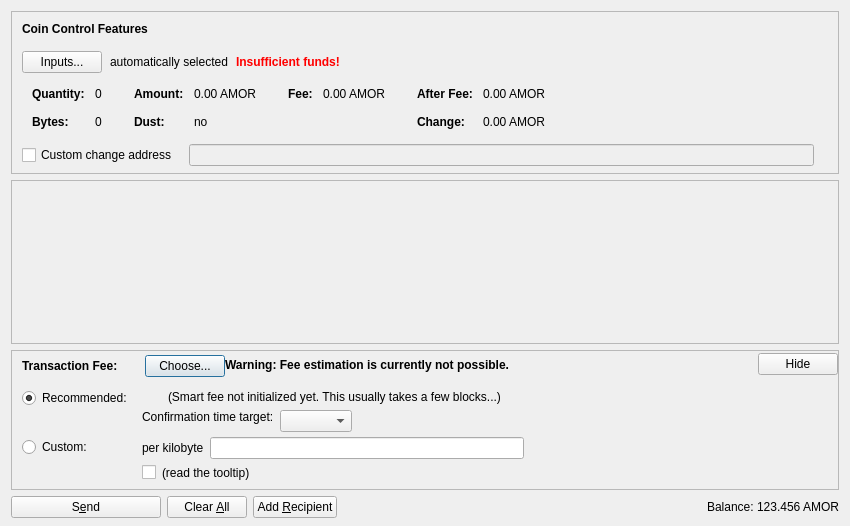
<?xml version="1.0" encoding="UTF-8"?>
<ui version="4.0">
 <class>SendCoinsDialog</class>
 <widget class="QDialog" name="SendCoinsDialog">
  <property name="geometry">
   <rect>
    <x>0</x>
    <y>0</y>
    <width>850</width>
    <height>526</height>
   </rect>
  </property>
  <property name="windowTitle">
   <string>Send Coins</string>
  </property>
  <layout class="QVBoxLayout" name="verticalLayout" stretch="0,1,0,0">
   <property name="bottomMargin">
    <number>8</number>
   </property>
   <item>
    <widget class="QFrame" name="frameCoinControl">
     <property name="sizePolicy">
      <sizepolicy hsizetype="Expanding" vsizetype="Expanding">
       <horstretch>0</horstretch>
       <verstretch>0</verstretch>
      </sizepolicy>
     </property>
     <property name="maximumSize">
      <size>
       <width>16777215</width>
       <height>16777215</height>
      </size>
     </property>
     <property name="frameShape">
      <enum>QFrame::StyledPanel</enum>
     </property>
     <property name="frameShadow">
      <enum>QFrame::Sunken</enum>
     </property>
     <layout class="QVBoxLayout" name="verticalLayoutCoinControl2">
      <property name="spacing">
       <number>0</number>
      </property>
      <property name="leftMargin">
       <number>0</number>
      </property>
      <property name="topMargin">
       <number>0</number>
      </property>
      <property name="rightMargin">
       <number>0</number>
      </property>
      <property name="bottomMargin">
       <number>6</number>
      </property>
      <item>
       <layout class="QVBoxLayout" name="verticalLayoutCoinControl" stretch="0,0,0,0,1">
        <property name="spacing">
         <number>0</number>
        </property>
        <property name="leftMargin">
         <number>10</number>
        </property>
        <property name="topMargin">
         <number>10</number>
        </property>
        <item>
         <layout class="QHBoxLayout" name="horizontalLayoutCoinControl1">
          <property name="bottomMargin">
           <number>15</number>
          </property>
          <item>
           <widget class="QLabel" name="labelCoinControlFeatures">
            <property name="sizePolicy">
             <sizepolicy hsizetype="Preferred" vsizetype="Maximum">
              <horstretch>0</horstretch>
              <verstretch>0</verstretch>
             </sizepolicy>
            </property>
            <property name="font">
             <font>
              <weight>75</weight>
              <bold>true</bold>
             </font>
            </property>
            <property name="styleSheet">
             <string notr="true">font-weight:bold;</string>
            </property>
            <property name="text">
             <string>Coin Control Features</string>
            </property>
           </widget>
          </item>
         </layout>
        </item>
        <item>
         <layout class="QHBoxLayout" name="horizontalLayoutCoinControl2" stretch="0,0,0,0">
          <property name="spacing">
           <number>8</number>
          </property>
          <property name="bottomMargin">
           <number>10</number>
          </property>
          <item>
           <widget class="QPushButton" name="pushButtonCoinControl">
            <property name="styleSheet">
             <string notr="true"/>
            </property>
            <property name="text">
             <string>Inputs...</string>
            </property>
            <property name="autoDefault">
             <bool>false</bool>
            </property>
           </widget>
          </item>
          <item>
           <widget class="QLabel" name="labelCoinControlAutomaticallySelected">
            <property name="text">
             <string>automatically selected</string>
            </property>
            <property name="margin">
             <number>5</number>
            </property>
           </widget>
          </item>
          <item>
           <widget class="QLabel" name="labelCoinControlInsuffFunds">
            <property name="font">
             <font>
              <weight>75</weight>
              <bold>true</bold>
             </font>
            </property>
            <property name="styleSheet">
             <string notr="true">color:red;font-weight:bold;</string>
            </property>
            <property name="text">
             <string>Insufficient funds!</string>
            </property>
            <property name="margin">
             <number>5</number>
            </property>
           </widget>
          </item>
          <item>
           <spacer name="horizontalSpacerCoinControl">
            <property name="orientation">
             <enum>Qt::Horizontal</enum>
            </property>
            <property name="sizeHint" stdset="0">
             <size>
              <width>40</width>
              <height>1</height>
             </size>
            </property>
           </spacer>
          </item>
         </layout>
        </item>
        <item>
         <widget class="QWidget" name="widgetCoinControl" native="true">
          <property name="sizePolicy">
           <sizepolicy hsizetype="Preferred" vsizetype="Preferred">
            <horstretch>0</horstretch>
            <verstretch>0</verstretch>
           </sizepolicy>
          </property>
          <property name="minimumSize">
           <size>
            <width>0</width>
            <height>0</height>
           </size>
          </property>
          <property name="styleSheet">
           <string notr="true"/>
          </property>
          <layout class="QHBoxLayout" name="horizontalLayoutCoinControl5">
           <property name="leftMargin">
            <number>0</number>
           </property>
           <property name="topMargin">
            <number>0</number>
           </property>
           <property name="rightMargin">
            <number>0</number>
           </property>
           <property name="bottomMargin">
            <number>0</number>
           </property>
           <item>
            <layout class="QHBoxLayout" name="horizontalLayoutCoinControl3" stretch="0,0,0,1">
             <property name="spacing">
              <number>20</number>
             </property>
             <property name="topMargin">
              <number>0</number>
             </property>
             <property name="bottomMargin">
              <number>10</number>
             </property>
             <item>
              <layout class="QFormLayout" name="formLayoutCoinControl1">
               <property name="horizontalSpacing">
                <number>10</number>
               </property>
               <property name="verticalSpacing">
                <number>14</number>
               </property>
               <property name="leftMargin">
                <number>10</number>
               </property>
               <property name="topMargin">
                <number>4</number>
               </property>
               <property name="rightMargin">
                <number>6</number>
               </property>
               <item row="0" column="0">
                <widget class="QLabel" name="labelCoinControlQuantityText">
                 <property name="font">
                  <font>
                   <weight>75</weight>
                   <bold>true</bold>
                  </font>
                 </property>
                 <property name="text">
                  <string>Quantity:</string>
                 </property>
                 <property name="margin">
                  <number>0</number>
                 </property>
                </widget>
               </item>
               <item row="0" column="1">
                <widget class="QLabel" name="labelCoinControlQuantity">
                 <property name="cursor">
                  <cursorShape>IBeamCursor</cursorShape>
                 </property>
                 <property name="contextMenuPolicy">
                  <enum>Qt::ActionsContextMenu</enum>
                 </property>
                 <property name="text">
                  <string notr="true">0</string>
                 </property>
                 <property name="margin">
                  <number>0</number>
                 </property>
                 <property name="textInteractionFlags">
                  <set>Qt::LinksAccessibleByMouse|Qt::TextSelectableByKeyboard|Qt::TextSelectableByMouse</set>
                 </property>
                </widget>
               </item>
               <item row="1" column="0">
                <widget class="QLabel" name="labelCoinControlBytesText">
                 <property name="font">
                  <font>
                   <weight>75</weight>
                   <bold>true</bold>
                  </font>
                 </property>
                 <property name="text">
                  <string>Bytes:</string>
                 </property>
                </widget>
               </item>
               <item row="1" column="1">
                <widget class="QLabel" name="labelCoinControlBytes">
                 <property name="cursor">
                  <cursorShape>IBeamCursor</cursorShape>
                 </property>
                 <property name="contextMenuPolicy">
                  <enum>Qt::ActionsContextMenu</enum>
                 </property>
                 <property name="text">
                  <string notr="true">0</string>
                 </property>
                 <property name="textInteractionFlags">
                  <set>Qt::LinksAccessibleByMouse|Qt::TextSelectableByKeyboard|Qt::TextSelectableByMouse</set>
                 </property>
                </widget>
               </item>
              </layout>
             </item>
             <item>
              <layout class="QFormLayout" name="formLayoutCoinControl2">
               <property name="horizontalSpacing">
                <number>10</number>
               </property>
               <property name="verticalSpacing">
                <number>14</number>
               </property>
               <property name="leftMargin">
                <number>6</number>
               </property>
               <property name="topMargin">
                <number>4</number>
               </property>
               <property name="rightMargin">
                <number>6</number>
               </property>
               <item row="0" column="0">
                <widget class="QLabel" name="labelCoinControlAmountText">
                 <property name="font">
                  <font>
                   <weight>75</weight>
                   <bold>true</bold>
                  </font>
                 </property>
                 <property name="text">
                  <string>Amount:</string>
                 </property>
                 <property name="margin">
                  <number>0</number>
                 </property>
                </widget>
               </item>
               <item row="0" column="1">
                <widget class="QLabel" name="labelCoinControlAmount">
                 <property name="cursor">
                  <cursorShape>IBeamCursor</cursorShape>
                 </property>
                 <property name="contextMenuPolicy">
                  <enum>Qt::ActionsContextMenu</enum>
                 </property>
                 <property name="text">
                  <string notr="true">0.00 AMOR</string>
                 </property>
                 <property name="textInteractionFlags">
                  <set>Qt::LinksAccessibleByMouse|Qt::TextSelectableByKeyboard|Qt::TextSelectableByMouse</set>
                 </property>
                </widget>
               </item>
               <item row="1" column="0">
                <widget class="QLabel" name="labelCoinControlLowOutputText">
                 <property name="font">
                  <font>
                   <weight>75</weight>
                   <bold>true</bold>
                  </font>
                 </property>
                 <property name="text">
                  <string>Dust:</string>
                 </property>
                </widget>
               </item>
               <item row="1" column="1">
                <widget class="QLabel" name="labelCoinControlLowOutput">
                 <property name="cursor">
                  <cursorShape>IBeamCursor</cursorShape>
                 </property>
                 <property name="contextMenuPolicy">
                  <enum>Qt::ActionsContextMenu</enum>
                 </property>
                 <property name="text">
                  <string notr="true">no</string>
                 </property>
                 <property name="textInteractionFlags">
                  <set>Qt::LinksAccessibleByMouse|Qt::TextSelectableByKeyboard|Qt::TextSelectableByMouse</set>
                 </property>
                </widget>
               </item>
              </layout>
             </item>
             <item>
              <layout class="QFormLayout" name="formLayoutCoinControl3">
               <property name="horizontalSpacing">
                <number>10</number>
               </property>
               <property name="verticalSpacing">
                <number>14</number>
               </property>
               <property name="leftMargin">
                <number>6</number>
               </property>
               <property name="topMargin">
                <number>4</number>
               </property>
               <property name="rightMargin">
                <number>6</number>
               </property>
               <item row="0" column="0">
                <widget class="QLabel" name="labelCoinControlFeeText">
                 <property name="font">
                  <font>
                   <weight>75</weight>
                   <bold>true</bold>
                  </font>
                 </property>
                 <property name="text">
                  <string>Fee:</string>
                 </property>
                 <property name="margin">
                  <number>0</number>
                 </property>
                </widget>
               </item>
               <item row="0" column="1">
                <widget class="QLabel" name="labelCoinControlFee">
                 <property name="cursor">
                  <cursorShape>IBeamCursor</cursorShape>
                 </property>
                 <property name="contextMenuPolicy">
                  <enum>Qt::ActionsContextMenu</enum>
                 </property>
                 <property name="text">
                  <string notr="true">0.00 AMOR</string>
                 </property>
                 <property name="textInteractionFlags">
                  <set>Qt::LinksAccessibleByMouse|Qt::TextSelectableByKeyboard|Qt::TextSelectableByMouse</set>
                 </property>
                </widget>
               </item>
              </layout>
             </item>
             <item>
              <layout class="QFormLayout" name="formLayoutCoinControl4">
               <property name="horizontalSpacing">
                <number>10</number>
               </property>
               <property name="verticalSpacing">
                <number>14</number>
               </property>
               <property name="leftMargin">
                <number>6</number>
               </property>
               <property name="topMargin">
                <number>4</number>
               </property>
               <property name="rightMargin">
                <number>6</number>
               </property>
               <item row="0" column="0">
                <widget class="QLabel" name="labelCoinControlAfterFeeText">
                 <property name="font">
                  <font>
                   <weight>75</weight>
                   <bold>true</bold>
                  </font>
                 </property>
                 <property name="text">
                  <string>After Fee:</string>
                 </property>
                 <property name="margin">
                  <number>0</number>
                 </property>
                </widget>
               </item>
               <item row="0" column="1">
                <widget class="QLabel" name="labelCoinControlAfterFee">
                 <property name="cursor">
                  <cursorShape>IBeamCursor</cursorShape>
                 </property>
                 <property name="contextMenuPolicy">
                  <enum>Qt::ActionsContextMenu</enum>
                 </property>
                 <property name="text">
                  <string notr="true">0.00 AMOR</string>
                 </property>
                 <property name="textInteractionFlags">
                  <set>Qt::LinksAccessibleByMouse|Qt::TextSelectableByKeyboard|Qt::TextSelectableByMouse</set>
                 </property>
                </widget>
               </item>
               <item row="1" column="0">
                <widget class="QLabel" name="labelCoinControlChangeText">
                 <property name="font">
                  <font>
                   <weight>75</weight>
                   <bold>true</bold>
                  </font>
                 </property>
                 <property name="text">
                  <string>Change:</string>
                 </property>
                </widget>
               </item>
               <item row="1" column="1">
                <widget class="QLabel" name="labelCoinControlChange">
                 <property name="cursor">
                  <cursorShape>IBeamCursor</cursorShape>
                 </property>
                 <property name="contextMenuPolicy">
                  <enum>Qt::ActionsContextMenu</enum>
                 </property>
                 <property name="text">
                  <string notr="true">0.00 AMOR</string>
                 </property>
                 <property name="textInteractionFlags">
                  <set>Qt::LinksAccessibleByMouse|Qt::TextSelectableByKeyboard|Qt::TextSelectableByMouse</set>
                 </property>
                </widget>
               </item>
              </layout>
             </item>
            </layout>
           </item>
          </layout>
         </widget>
        </item>
        <item>
         <layout class="QHBoxLayout" name="horizontalLayoutCoinControl4" stretch="0,0,0">
          <property name="spacing">
           <number>12</number>
          </property>
          <property name="sizeConstraint">
           <enum>QLayout::SetDefaultConstraint</enum>
          </property>
          <property name="topMargin">
           <number>5</number>
          </property>
          <property name="rightMargin">
           <number>5</number>
          </property>
          <item>
           <widget class="QCheckBox" name="checkBoxCoinControlChange">
            <property name="toolTip">
             <string>If this is activated, but the change address is empty or invalid, change will be sent to a newly generated address.</string>
            </property>
            <property name="text">
             <string>Custom change address</string>
            </property>
           </widget>
          </item>
          <item>
           <widget class="QValidatedLineEdit" name="lineEditCoinControlChange">
            <property name="enabled">
             <bool>false</bool>
            </property>
            <property name="sizePolicy">
             <sizepolicy hsizetype="Expanding" vsizetype="Fixed">
              <horstretch>0</horstretch>
              <verstretch>0</verstretch>
             </sizepolicy>
            </property>
           </widget>
          </item>
          <item>
           <widget class="QLabel" name="labelCoinControlChangeLabel">
            <property name="sizePolicy">
             <sizepolicy hsizetype="Preferred" vsizetype="Expanding">
              <horstretch>0</horstretch>
              <verstretch>0</verstretch>
             </sizepolicy>
            </property>
            <property name="minimumSize">
             <size>
              <width>0</width>
              <height>0</height>
             </size>
            </property>
            <property name="text">
             <string/>
            </property>
            <property name="margin">
             <number>3</number>
            </property>
           </widget>
          </item>
         </layout>
        </item>
        <item>
         <spacer name="verticalSpacerCoinControl">
          <property name="orientation">
           <enum>Qt::Vertical</enum>
          </property>
          <property name="sizeHint" stdset="0">
           <size>
            <width>800</width>
            <height>1</height>
           </size>
          </property>
         </spacer>
        </item>
       </layout>
      </item>
     </layout>
    </widget>
   </item>
   <item>
    <widget class="QScrollArea" name="scrollArea">
     <property name="widgetResizable">
      <bool>true</bool>
     </property>
     <widget class="QWidget" name="scrollAreaWidgetContents">
      <property name="geometry">
       <rect>
        <x>0</x>
        <y>0</y>
        <width>830</width>
        <height>104</height>
       </rect>
      </property>
      <layout class="QVBoxLayout" name="verticalLayout_2" stretch="0,1">
       <property name="leftMargin">
        <number>0</number>
       </property>
       <property name="topMargin">
        <number>0</number>
       </property>
       <property name="rightMargin">
        <number>0</number>
       </property>
       <property name="bottomMargin">
        <number>0</number>
       </property>
       <item>
        <layout class="QVBoxLayout" name="entries">
         <property name="spacing">
          <number>6</number>
         </property>
        </layout>
       </item>
       <item>
        <spacer name="verticalSpacer">
         <property name="orientation">
          <enum>Qt::Vertical</enum>
         </property>
         <property name="sizeHint" stdset="0">
          <size>
           <width>20</width>
           <height>40</height>
          </size>
         </property>
        </spacer>
       </item>
      </layout>
     </widget>
    </widget>
   </item>
   <item>
    <widget class="QFrame" name="frameFee">
     <property name="sizePolicy">
      <sizepolicy hsizetype="Expanding" vsizetype="Expanding">
       <horstretch>0</horstretch>
       <verstretch>0</verstretch>
      </sizepolicy>
     </property>
     <property name="maximumSize">
      <size>
       <width>16777215</width>
       <height>16777215</height>
      </size>
     </property>
     <property name="frameShape">
      <enum>QFrame::StyledPanel</enum>
     </property>
     <property name="frameShadow">
      <enum>QFrame::Sunken</enum>
     </property>
     <layout class="QVBoxLayout" name="verticalLayoutFee1">
      <property name="spacing">
       <number>0</number>
      </property>
      <property name="leftMargin">
       <number>0</number>
      </property>
      <property name="topMargin">
       <number>0</number>
      </property>
      <property name="rightMargin">
       <number>0</number>
      </property>
      <property name="bottomMargin">
       <number>0</number>
      </property>
      <item>
       <layout class="QVBoxLayout" name="verticalLayoutFee2" stretch="0,0,0">
        <property name="spacing">
         <number>0</number>
        </property>
        <property name="leftMargin">
         <number>10</number>
        </property>
        <property name="topMargin">
         <number>0</number>
        </property>
        <item>
         <layout class="QHBoxLayout" name="horizontalLayoutFee1">
          <property name="bottomMargin">
           <number>0</number>
          </property>
          <item>
           <layout class="QVBoxLayout" name="verticalLayoutFee7">
            <property name="spacing">
             <number>0</number>
            </property>
            <item>
             <spacer name="verticalSpacerSmartFee">
              <property name="orientation">
               <enum>Qt::Vertical</enum>
              </property>
              <property name="sizeType">
               <enum>QSizePolicy::Fixed</enum>
              </property>
              <property name="sizeHint" stdset="0">
               <size>
                <width>1</width>
                <height>4</height>
               </size>
              </property>
             </spacer>
            </item>
            <item>
             <layout class="QHBoxLayout" name="horizontalLayoutSmartFee">
              <property name="spacing">
               <number>10</number>
              </property>
              <item>
               <widget class="QLabel" name="labelFeeHeadline">
                <property name="sizePolicy">
                 <sizepolicy hsizetype="Preferred" vsizetype="Maximum">
                  <horstretch>0</horstretch>
                  <verstretch>0</verstretch>
                 </sizepolicy>
                </property>
                <property name="font">
                 <font>
                  <weight>75</weight>
                  <bold>true</bold>
                 </font>
                </property>
                <property name="styleSheet">
                 <string notr="true">font-weight:bold;</string>
                </property>
                <property name="text">
                 <string>Transaction Fee:</string>
                </property>
               </widget>
              </item>
              <item>
               <widget class="QLabel" name="labelFeeMinimized">
                <property name="text">
                 <string/>
                </property>
               </widget>
              </item>
              <item>
               <widget class="QPushButton" name="buttonChooseFee">
                <property name="text">
                 <string>Choose...</string>
                </property>
               </widget>
              </item>
             </layout>
            </item>
            <item>
             <spacer name="verticalSpacer_5">
              <property name="orientation">
               <enum>Qt::Vertical</enum>
              </property>
              <property name="sizeHint" stdset="0">
               <size>
                <width>1</width>
                <height>1</height>
               </size>
              </property>
             </spacer>
            </item>
           </layout>
          </item>
          <item>
           <widget class="QLabel" name="fallbackFeeWarningLabel">
            <property name="toolTip">
             <string>Using the fallbackfee can result in sending a transaction that will take several hours or days (or never) to confirm. Consider choosing your fee manually or wait until you have validated the complete chain.</string>
            </property>
            <property name="font">
            <font>
                <weight>75</weight>
                <bold>true</bold>
            </font>
            </property>
            <property name="text">
             <string>Warning: Fee estimation is currently not possible.</string>
            </property>
            <property name="wordWrap">
             <bool>false</bool>
            </property>
           </widget>
          </item>
          <item>
           <spacer name="horizontalSpacer_4">
            <property name="orientation">
             <enum>Qt::Horizontal</enum>
            </property>
            <property name="sizeType">
             <enum>QSizePolicy::MinimumExpanding</enum>
            </property>
            <property name="sizeHint" stdset="0">
             <size>
              <width>40</width>
              <height>20</height>
             </size>
            </property>
           </spacer>
          </item>
          <item>
           <widget class="QPushButton" name="buttonMinimizeFee">
            <property name="toolTip">
             <string>collapse fee-settings</string>
            </property>
            <property name="text">
             <string>Hide</string>
            </property>
           </widget>
          </item>
         </layout>
        </item>
        <item>
         <widget class="QFrame" name="frameFeeSelection">
          <layout class="QVBoxLayout" name="verticalLayoutFee12">
           <property name="spacing">
            <number>0</number>
           </property>
           <property name="leftMargin">
            <number>0</number>
           </property>
           <property name="topMargin">
            <number>0</number>
           </property>
           <property name="rightMargin">
            <number>0</number>
           </property>
           <property name="bottomMargin">
            <number>0</number>
           </property>
           <item>
            <layout class="QGridLayout" name="gridLayoutFee">
             <property name="topMargin">
              <number>10</number>
             </property>
             <property name="bottomMargin">
              <number>4</number>
             </property>
             <property name="horizontalSpacing">
              <number>10</number>
             </property>
             <property name="verticalSpacing">
              <number>4</number>
             </property>
             <item row="1" column="1">
              <layout class="QVBoxLayout" name="verticalLayoutFee8">
               <property name="spacing">
                <number>6</number>
               </property>
               <item>
                <layout class="QHBoxLayout" name="horizontalLayoutFee13">
                 <item>
                  <widget class="QLabel" name="labelCustomPerKilobyte">
                   <property name="toolTip">
                    <string>If the custom fee is set to 1000 satoshis and the transaction is only 250 bytes, then &quot;per kilobyte&quot; only pays 250 satoshis in fee, while &quot;total at least&quot; pays 1000 satoshis. For transactions bigger than a kilobyte both pay by kilobyte.</string>
                   </property>
                   <property name="text">
                    <string>per kilobyte</string>
                   </property>
                  </widget>
                 </item>
                 <item>
                  <widget class="BitcoinAmountField" name="customFee"/>
                 </item>
                 <item>
                  <spacer name="horizontalSpacer_6">
                   <property name="orientation">
                    <enum>Qt::Horizontal</enum>
                   </property>
                   <property name="sizeHint" stdset="0">
                    <size>
                     <width>1</width>
                     <height>1</height>
                    </size>
                   </property>
                  </spacer>
                 </item>
                </layout>
               </item>
               <item>
                <layout class="QHBoxLayout" name="horizontalLayoutFee8">
                 <item>
                  <widget class="QCheckBox" name="checkBoxMinimumFee">
                   <property name="toolTip">
                    <string>Paying only the minimum fee is just fine as long as there is less transaction volume than space in the blocks. But be aware that this can end up in a never confirming transaction once there is more demand for amorecoin transactions than the network can process.</string>
                   </property>
                   <property name="text">
                    <string/>
                   </property>
                  </widget>
                 </item>
                 <item>
                  <widget class="QLabel" name="labelMinFeeWarning">
                   <property name="enabled">
                    <bool>true</bool>
                   </property>
                   <property name="toolTip">
                    <string>Paying only the minimum fee is just fine as long as there is less transaction volume than space in the blocks. But be aware that this can end up in a never confirming transaction once there is more demand for amorecoin transactions than the network can process.</string>
                   </property>
                   <property name="text">
                    <string>(read the tooltip)</string>
                   </property>
                   <property name="margin">
                    <number>5</number>
                   </property>
                  </widget>
                 </item>
                 <item>
                  <spacer name="horizontalSpacer_2">
                   <property name="orientation">
                    <enum>Qt::Horizontal</enum>
                   </property>
                   <property name="sizeHint" stdset="0">
                    <size>
                     <width>1</width>
                     <height>1</height>
                    </size>
                   </property>
                  </spacer>
                 </item>
                </layout>
               </item>
              </layout>
             </item>
             <item row="0" column="0">
              <layout class="QVBoxLayout" name="verticalLayoutFee4" stretch="0,1">
               <item>
                <widget class="QRadioButton" name="radioSmartFee">
                 <property name="text">
                  <string>Recommended:</string>
                 </property>
                 <property name="checked">
                  <bool>true</bool>
                 </property>
                 <attribute name="buttonGroup">
                  <string notr="true">groupFee</string>
                 </attribute>
                </widget>
               </item>
               <item>
                <spacer name="verticalSpacer_2">
                 <property name="orientation">
                  <enum>Qt::Vertical</enum>
                 </property>
                 <property name="sizeHint" stdset="0">
                  <size>
                   <width>1</width>
                   <height>1</height>
                  </size>
                 </property>
                </spacer>
               </item>
              </layout>
             </item>
             <item row="1" column="0">
              <layout class="QVBoxLayout" name="verticalLayoutFee9" stretch="0,1">
               <item>
                <widget class="QRadioButton" name="radioCustomFee">
                 <property name="text">
                  <string>Custom:</string>
                 </property>
                 <attribute name="buttonGroup">
                  <string notr="true">groupFee</string>
                 </attribute>
                </widget>
               </item>
               <item>
                <spacer name="verticalSpacer_6">
                 <property name="orientation">
                  <enum>Qt::Vertical</enum>
                 </property>
                 <property name="sizeHint" stdset="0">
                  <size>
                   <width>1</width>
                   <height>1</height>
                  </size>
                 </property>
                </spacer>
               </item>
              </layout>
             </item>
             <item row="0" column="1">
              <layout class="QVBoxLayout" name="verticalLayoutFee3" stretch="0,0,1">
               <property name="spacing">
                <number>6</number>
               </property>
               <property name="topMargin">
                <number>2</number>
               </property>
               <item>
                <layout class="QHBoxLayout" name="horizontalLayoutFee12">
                 <item>
                  <widget class="QLabel" name="labelSmartFee">
                   <property name="text">
                    <string/>
                   </property>
                   <property name="margin">
                    <number>2</number>
                   </property>
                  </widget>
                 </item>
                 <item>
                  <widget class="QLabel" name="labelFeeEstimation">
                   <property name="text">
                    <string/>
                   </property>
                  </widget>
                 </item>
                 <item>
                  <widget class="QLabel" name="labelSmartFee2">
                   <property name="text">
                    <string>(Smart fee not initialized yet. This usually takes a few blocks...)</string>
                   </property>
                   <property name="margin">
                    <number>2</number>
                   </property>
                  </widget>
                 </item>
                 <item>
                  <spacer name="horizontalSpacer_5">
                   <property name="orientation">
                    <enum>Qt::Horizontal</enum>
                   </property>
                   <property name="sizeHint" stdset="0">
                    <size>
                     <width>1</width>
                     <height>1</height>
                    </size>
                   </property>
                  </spacer>
                 </item>
                </layout>
               </item>
               <item>
                <layout class="QHBoxLayout" name="horizontalLayoutFee9">
                 <item>
                  <layout class="QVBoxLayout" name="verticalLayoutFee6">
                   <item>
                    <widget class="QLabel" name="labelSmartFee3">
                     <property name="text">
                      <string>Confirmation time target:</string>
                     </property>
                     <property name="margin">
                      <number>2</number>
                     </property>
                    </widget>
                   </item>
                   <item>
                    <spacer name="verticalSpacer_3">
                     <property name="orientation">
                      <enum>Qt::Vertical</enum>
                     </property>
                     <property name="sizeHint" stdset="0">
                      <size>
                       <width>1</width>
                       <height>1</height>
                      </size>
                     </property>
                    </spacer>
                   </item>
                  </layout>
                 </item>
                 <item>
                  <layout class="QVBoxLayout" name="verticalLayoutFee5">
                   <property name="rightMargin">
                    <number>30</number>
                   </property>
                   <item>
                    <layout class="QHBoxLayout" name="horizontalLayoutConfTarget">
                     <property name="bottomMargin">
                      <number>0</number>
                     </property>
                     <item>
                      <widget class="QComboBox" name="confTargetSelector"/>
                     </item>
                     <item>
                      <spacer name="horizontalSpacerConfTarget">
                       <property name="orientation">
                        <enum>Qt::Horizontal</enum>
                       </property>
                       <property name="sizeHint" stdset="0">
                        <size>
                         <width>40</width>
                         <height>20</height>
                        </size>
                       </property>
                      </spacer>
                     </item>
                    </layout>
                   </item>
                  </layout>
                 </item>
                </layout>
               </item>
               <item>
                <spacer name="verticalSpacer_4">
                 <property name="orientation">
                  <enum>Qt::Vertical</enum>
                 </property>
                 <property name="sizeHint" stdset="0">
                  <size>
                   <width>1</width>
                   <height>1</height>
                  </size>
                 </property>
                </spacer>
               </item>
              </layout>
             </item>
            </layout>
           </item>
          </layout>
         </widget>
        </item>
        <item>
         <spacer name="verticalSpacerFee">
          <property name="orientation">
           <enum>Qt::Vertical</enum>
          </property>
          <property name="sizeHint" stdset="0">
           <size>
            <width>40</width>
            <height>5</height>
           </size>
          </property>
         </spacer>
        </item>
       </layout>
      </item>
     </layout>
    </widget>
   </item>
   <item>
    <layout class="QHBoxLayout" name="horizontalLayout">
     <item>
      <widget class="QPushButton" name="sendButton">
       <property name="minimumSize">
        <size>
         <width>150</width>
         <height>0</height>
        </size>
       </property>
       <property name="toolTip">
        <string>Confirm the send action</string>
       </property>
       <property name="text">
        <string>S&amp;end</string>
       </property>
       <property name="icon">
        <iconset resource="../bitcoin.qrc">
         <normaloff>:/icons/send</normaloff>:/icons/send</iconset>
       </property>
       <property name="autoDefault">
        <bool>false</bool>
       </property>
       <property name="default">
        <bool>false</bool>
       </property>
      </widget>
     </item>
     <item>
      <widget class="QPushButton" name="clearButton">
       <property name="sizePolicy">
        <sizepolicy hsizetype="Minimum" vsizetype="Fixed">
         <horstretch>0</horstretch>
         <verstretch>0</verstretch>
        </sizepolicy>
       </property>
       <property name="toolTip">
        <string>Clear all fields of the form.</string>
       </property>
       <property name="text">
        <string>Clear &amp;All</string>
       </property>
       <property name="icon">
        <iconset resource="../bitcoin.qrc">
         <normaloff>:/icons/remove</normaloff>:/icons/remove</iconset>
       </property>
       <property name="autoDefault">
        <bool>false</bool>
       </property>
      </widget>
     </item>
     <item>
      <widget class="QPushButton" name="addButton">
       <property name="toolTip">
        <string>Send to multiple recipients at once</string>
       </property>
       <property name="text">
        <string>Add &amp;Recipient</string>
       </property>
       <property name="icon">
        <iconset resource="../bitcoin.qrc">
         <normaloff>:/icons/add</normaloff>:/icons/add</iconset>
       </property>
       <property name="autoDefault">
        <bool>false</bool>
       </property>
      </widget>
     </item>
     <item>
      <spacer name="horizontalSpacer">
       <property name="orientation">
        <enum>Qt::Horizontal</enum>
       </property>
       <property name="sizeHint" stdset="0">
        <size>
         <width>40</width>
         <height>20</height>
        </size>
       </property>
      </spacer>
     </item>
     <item>
      <layout class="QHBoxLayout" name="horizontalLayout_2">
       <property name="spacing">
        <number>3</number>
       </property>
       <item>
        <widget class="QLabel" name="label">
         <property name="sizePolicy">
          <sizepolicy hsizetype="Preferred" vsizetype="Fixed">
           <horstretch>0</horstretch>
           <verstretch>0</verstretch>
          </sizepolicy>
         </property>
         <property name="text">
          <string>Balance:</string>
         </property>
        </widget>
       </item>
       <item>
        <widget class="QLabel" name="labelBalance">
         <property name="sizePolicy">
          <sizepolicy hsizetype="Preferred" vsizetype="Fixed">
           <horstretch>0</horstretch>
           <verstretch>0</verstretch>
          </sizepolicy>
         </property>
         <property name="cursor">
          <cursorShape>IBeamCursor</cursorShape>
         </property>
         <property name="text">
          <string notr="true">123.456 AMOR</string>
         </property>
         <property name="textInteractionFlags">
          <set>Qt::LinksAccessibleByMouse|Qt::TextSelectableByKeyboard|Qt::TextSelectableByMouse</set>
         </property>
        </widget>
       </item>
      </layout>
     </item>
    </layout>
   </item>
  </layout>
 </widget>
 <customwidgets>
  <customwidget>
   <class>QValidatedLineEdit</class>
   <extends>QLineEdit</extends>
   <header>qvalidatedlineedit.h</header>
  </customwidget>
  <customwidget>
   <class>BitcoinAmountField</class>
   <extends>QLineEdit</extends>
   <header>bitcoinamountfield.h</header>
   <container>1</container>
  </customwidget>
 </customwidgets>
 <resources>
  <include location="../bitcoin.qrc"/>
 </resources>
 <connections/>
 <buttongroups>
  <buttongroup name="groupFee"/>
 </buttongroups>
</ui>
